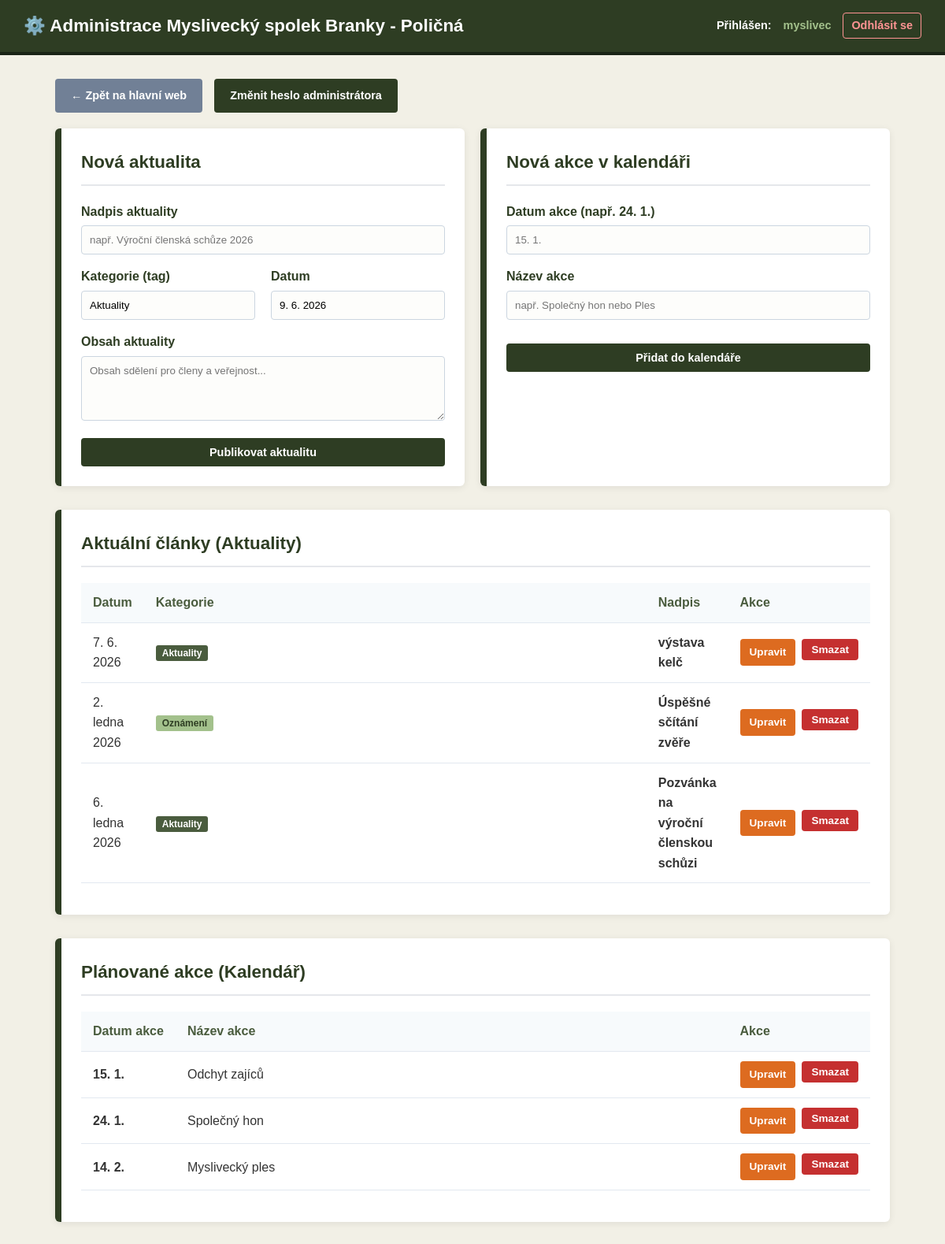
/admin.php (signed in), run on an earlier commit of the app's database.
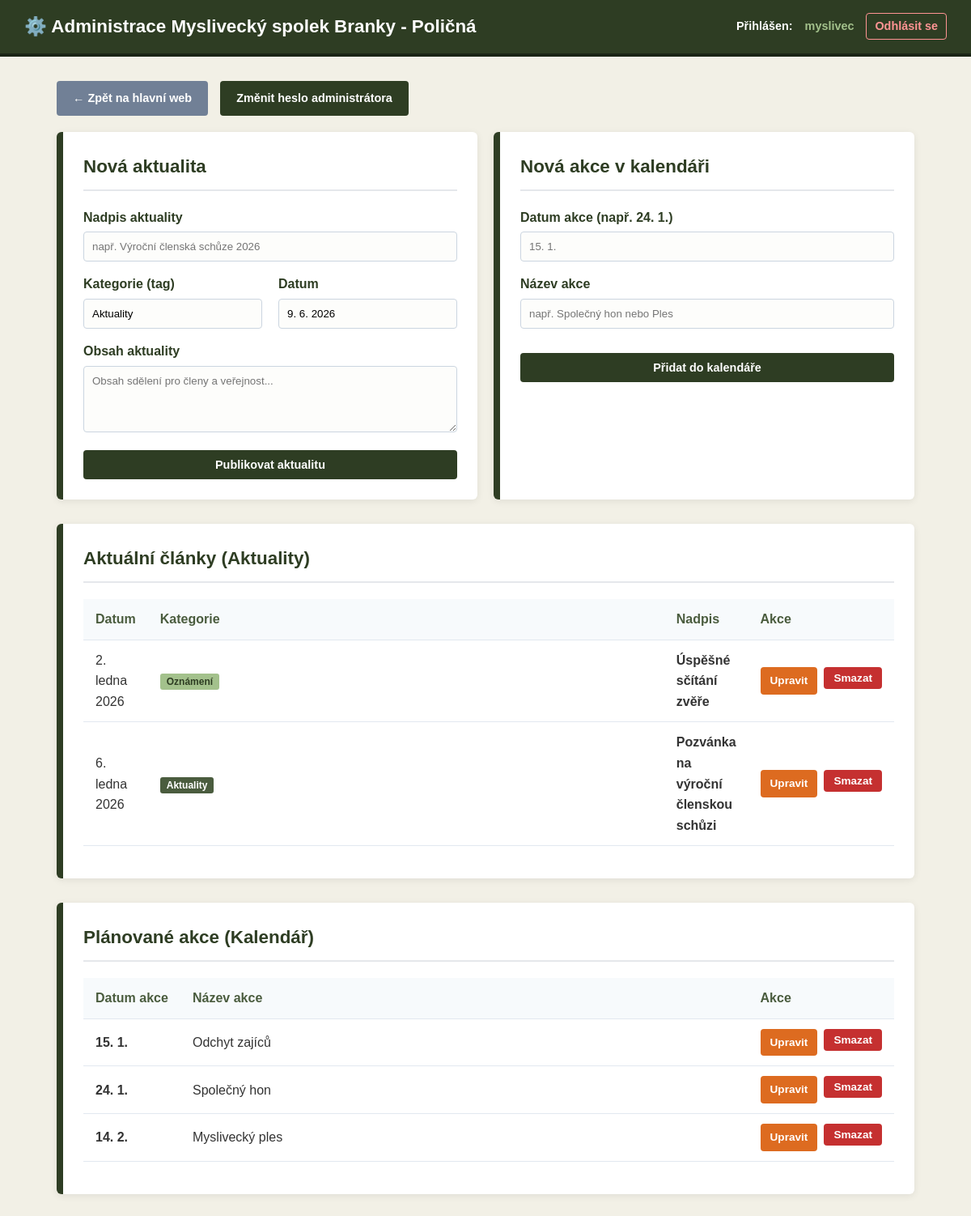
And on a later commit of the database.
### tables this page shows
CREATE TABLE news (
        id INTEGER PRIMARY KEY AUTOINCREMENT,
        title TEXT NOT NULL,
        category_tag TEXT NOT NULL,
        published_date TEXT NOT NULL,
        content TEXT NOT NULL
    );

CREATE TABLE events (
        id INTEGER PRIMARY KEY AUTOINCREMENT,
        event_date TEXT NOT NULL,
        title TEXT NOT NULL
    );

### admin.php (the view, shortened to what this page needs)
<?php
$dbPath = __DIR__ . '/spolek.db';
try {
    $pdo = new PDO("sqlite:" . $dbPath);
    $pdo->setAttribute(PDO::ATTR_ERRMODE, PDO::ERRMODE_EXCEPTION);
} catch (PDOException $e) {
    die("Připojení k databázi selhalo: " . $e->getMessage());
}
    ?>
    <?php
$action = $_GET['action'] ?? 'dashboard';
$newsList = [];
$eventsList = [];
if ($action === 'dashboard') {
    $newsList = $pdo->query("SELECT * FROM news ORDER BY id DESC")->fetchAll(PDO::FETCH_ASSOC);
    $eventsList = $pdo->query("SELECT * FROM events ORDER BY id ASC")->fetchAll(PDO::FETCH_ASSOC);
}
$editNewsItem = null;
$editEventItem = null;
?>
<!DOCTYPE html>
<html lang="cs">
<head>
    <link rel="stylesheet" href="projekt2.css">
</head>
<body>
    <header class="admin-header">
        <h1><a href="index.php">⚙️ Administrace Myslivecký spolek Branky - Poličná</a></h1>
        <div class="admin-user-info">
            Přihlášen: <span><?= htmlspecialchars($_SESSION['admin_user']) ?></span>
            <a href="admin.php?action=logout" class="btn-logout">Odhlásit se</a>
        </div>
    </header>
    <div class="admin-container">
        <div class="admin-nav-links">
            <a href="index.php" class="btn-secondary">← Zpět na hlavní web</a>
            <?php if ($action !== 'dashboard'): ?>
                <a href="admin.php" class="btn-secondary">Zpět na přehled administrace</a>
            <?php else: ?>
                <a href="admin.php?action=change_password" class="btn-primary">Změnit heslo administrátora</a>
            <?php endif; ?>
        </div>
        <?php if ($action === 'edit_news' && $editNewsItem): ?>
            <div class="admin-card">
                <h2>Upravit aktualitu #<?= $editNewsItem['id'] ?></h2>
                <form action="admin.php" method="POST">
                    <input type="hidden" name="csrf_token" value="<?= htmlspecialchars($_SESSION['csrf_token']) ?>">
                    <input type="hidden" name="id" value="<?= $editNewsItem['id'] ?>">
                    <div class="form-control">
                        <label for="news_title">Nadpis aktuality</label>
                        <input type="text" id="news_title" name="title" value="<?= htmlspecialchars($editNewsItem['title']) ?>" required>
                    </div>
                    <div class="form-grid">
                        <div class="form-control">
                            <label for="news_category">Kategorie (tag)</label>
                            <input type="text" id="news_category" name="category_tag" value="<?= htmlspecialchars($editNewsItem['category_tag']) ?>" required>
                        </div>
                        <div class="form-control">
                            <label for="news_date">Datum publikace</label>
                            <input type="text" id="news_date" name="published_date" value="<?= htmlspecialchars($editNewsItem['published_date']) ?>" required>
                        </div>
                    </div>
                    <div class="form-control">
                        <label for="news_content">Obsah aktuality</label>
                        <textarea id="news_content" name="content" rows="8" required><?= htmlspecialchars($editNewsItem['content']) ?></textarea>
                    </div>
                    <div class="flex-buttons">
                        <button type="submit" name="update_news" class="btn-primary">Uložit změny</button>
                        <a href="admin.php" class="btn-secondary">Zrušit</a>
                    </div>
                </form>
            </div>
        <?php else: ?>
            <div class="form-grid">
                <div class="admin-card">
                    <h2>Nová aktualita</h2>
                    <form action="admin.php" method="POST">
                        <div class="form-control">
                            <label for="new_news_title">Nadpis aktuality</label>
                            <input type="text" id="new_news_title" name="title" placeholder="např. Výroční členská schůze 2026" required>
                        </div>
                        <div class="form-grid u-gap-10">
                            <div class="form-control">
                                <label for="new_news_category">Kategorie (tag)</label>
                                <input type="text" id="new_news_category" name="category_tag" value="Aktuality" required>
                            </div>
                            <div class="form-control">
                                <label for="new_news_date">Datum</label>
                                <input type="text" id="new_news_date" name="published_date" value="<?= date('j. n. Y') ?>" required>
                            </div>
                        </div>
                        <div class="form-control">
                            <label for="new_news_content">Obsah aktuality</label>
                            <textarea id="new_news_content" name="content" rows="4" placeholder="Obsah sdělení pro členy a veřejnost..." required></textarea>
                        </div>
                        <button type="submit" name="add_news" class="btn-primary u-w-100">Publikovat aktualitu</button>
                    </form>
                </div>
                <div class="admin-card">
                    <h2>Nová akce v kalendáři</h2>
                    <form action="admin.php" method="POST">
                        <div class="form-control">
                            <label for="new_event_date">Datum akce (např. 24. 1.)</label>
                            <input type="text" id="new_event_date" name="event_date" placeholder="15. 1." required>
                        </div>
                        <div class="form-control">
                            <label for="new_event_title">Název akce</label>
                            <input type="text" id="new_event_title" name="event_title" placeholder="např. Společný hon nebo Ples" required>
                        </div>
                        <button type="submit" name="add_event" class="btn-primary u-w-100 u-mt-15">Přidat do kalendáře</button>
                    </form>
                </div>
            </div>
            <div class="admin-card">
                <h2>Aktuální články (Aktuality)</h2>
                <?php if (!empty($newsList)): ?>
                    <table class="crud-table">
                        <thead>
                            <tr>
                                <th class="u-w-80">Datum</th>
                                <th class="u-w-100">Kategorie</th>
                                <th>Nadpis</th>
                                <th class="u-w-160 u-text-right">Akce</th>
                            </tr>
                        </thead>
                        <tbody>
                            <?php foreach ($newsList as $news): ?>
                                <tr>
                                    <td><?= htmlspecialchars($news['published_date']) ?></td>
                                    <td><span class="category-badge <?= $news['category_tag'] !== 'Aktuality' ? 'secondary' : '' ?>"><?= htmlspecialchars($news['category_tag']) ?></span></td>
                                    <td><strong><?= htmlspecialchars($news['title']) ?></strong></td>
                                    <td class="u-text-right">
                                        <div class="flex-buttons" class="u-justify-end">
                                            <a href="admin.php?action=edit_news&id=<?= $news['id'] ?>" class="btn-edit">Upravit</a>
                                            <form action="admin.php" method="POST" onsubmit="return confirm('Opravdu chcete smazat tuto aktualitu?');" class="u-inline">
                                                <button type="submit" name="delete_news" class="btn-danger">Smazat</button>
                                            </form>
                                        </div>
                                    </td>
                                </tr>
                            <?php endforeach; ?>
                        </tbody>
                    </table>
                <?php else: ?>
                    <p>Žádné aktuality v databázi.</p>
                <?php endif; ?>
            </div>
            <div class="admin-card">
                <h2>Plánované akce (Kalendář)</h2>
                <?php if (!empty($eventsList)): ?>
                    <table class="crud-table">
                        <thead>
                            <tr>
                                <th class="u-w-120">Datum akce</th>
                                <th>Název akce</th>
                                <th class="u-w-160 u-text-right">Akce</th>
                            </tr>
                        </thead>
                        <tbody>
                            <?php foreach ($eventsList as $event): ?>
                                <tr>
                                    <td><strong><?= htmlspecialchars($event['event_date']) ?></strong></td>
                                    <td><?= htmlspecialchars($event['title']) ?></td>
                                    <td class="u-text-right">
                                        <div class="flex-buttons" class="u-justify-end">
                                            <a href="admin.php?action=edit_event&id=<?= $event['id'] ?>" class="btn-edit">Upravit</a>
                                            <form action="admin.php" method="POST" onsubmit="return confirm('Opravdu chcete smazat tuto akci?');" class="u-inline">
                                                <button type="submit" name="delete_event" class="btn-danger">Smazat</button>
                                            </form>
                                        </div>
                                    </td>
                                </tr>
                            <?php endforeach; ?>
                        </tbody>
                    </table>
                <?php else: ?>
                    <p>Žádné plánované akce v databázi.</p>
                <?php endif; ?>
            </div>
        <?php endif; ?>
    </div>
</body>
</html>

### projekt2.css (style rules this page uses)
* { box-sizing: border-box; margin: 0; padding: 0; }
body { font-family: Arial, sans-serif; background-color: #f2f0e6; color: #333; line-height: 1.6; }
.admin-header { background-color: #2e3d23; color: white; padding: 15px 30px; display: flex; justify-content: space-between; align-items: center; border-bottom: 4px solid #1a2416; }
.admin-header h1 { margin: 0; font-size: 1.4rem; }
.admin-header h1 a { color: white; text-decoration: none; }
.admin-user-info { font-size: 0.9rem; font-weight: bold; display: flex; align-items: center; gap: 15px; }
.admin-user-info span { color: #a3c18c; }
.btn-logout { color: #ff9494; text-decoration: none; border: 1px solid #ff9494; padding: 4px 10px; border-radius: 4px; transition: all 0.3s; }
.admin-container { max-width: 1100px; margin: 30px auto; padding: 0 20px; }
.admin-nav-links { margin-bottom: 20px; display: flex; gap: 15px; }
.admin-card { background: white; padding: 25px; margin-bottom: 30px; border-radius: 6px; border-left: 8px solid #2e3d23; box-shadow: 0 2px 10px rgba(0,0,0,0.08); }
.admin-card h2 { color: #2e3d23; border-bottom: 2px solid #e5e7eb; padding-bottom: 10px; margin-bottom: 20px; margin-top: 0; display: flex; justify-content: space-between; align-items: center; font-size: 1.4rem; }
.btn-primary { background: #2e3d23; color: white; padding: 10px 20px; border: none; border-radius: 4px; cursor: pointer; font-weight: bold; text-decoration: none; transition: background 0.2s; display: inline-block; font-size: 0.9rem; }
.btn-danger { background: #c53030; color: white; padding: 6px 12px; border: none; border-radius: 4px; cursor: pointer; font-weight: bold; text-decoration: none; transition: background 0.2s; display: inline-block; font-size: 0.85rem; }
.btn-edit { background: #dd6b20; color: white; padding: 6px 12px; border: none; border-radius: 4px; cursor: pointer; font-weight: bold; text-decoration: none; transition: background 0.2s; display: inline-block; font-size: 0.85rem; }
.btn-secondary { background: #718096; color: white; padding: 10px 20px; border: none; border-radius: 4px; cursor: pointer; font-weight: bold; text-decoration: none; transition: background 0.2s; display: inline-block; font-size: 0.9rem; }
.crud-table { width: 100%; border-collapse: collapse; margin-top: 15px; margin-bottom: 15px; }
.crud-table th, .crud-table td { padding: 12px 15px; text-align: left; border-bottom: 1px solid #e2e8f0; }
.crud-table th { background-color: #f7fafc; color: #4a5c3e; font-weight: bold; }
.form-grid { display: grid; grid-template-columns: 1fr 1fr; gap: 20px; }
.form-control { margin-bottom: 15px; }
.form-control label { display: block; font-weight: bold; margin-bottom: 5px; color: #2e3d23; }
.form-control input, .form-control textarea, .form-control select { width: 100%; padding: 10px; border: 1px solid #cbd5e0; border-radius: 4px; background-color: #fdfdfb; box-sizing: border-box; font-family: inherit; }
.category-badge { background: #4a5c3e; color: white; padding: 3px 8px; font-size: 0.75rem; border-radius: 3px; font-weight: bold; }
.category-badge.secondary { background: #a3c18c; color: #2e3d23; }
.flex-buttons { display: flex; gap: 8px; }
.u-w-100 { width: 100%; }
.u-w-80 { width: 80px; }
.u-w-120 { width: 120px; }
.u-w-160 { width: 160px; }
.u-mt-15 { margin-top: 15px; }
.u-gap-10 { gap: 10px; }
.u-text-right { text-align: right; }
.u-inline { display: inline; }

What changed in the data, as far as the page shows it:
removed news: published_date "7. 6. 2026", category_tag "Aktuality", title "výstava kelč"
